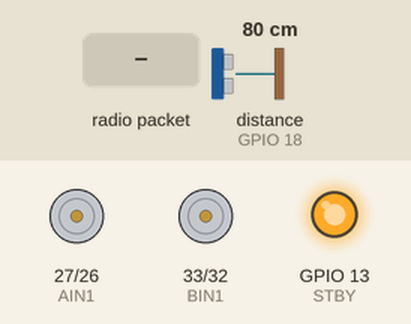
Recording of a sketch running on a simulated ESP32. On the bench: motor-driver pin pairs drawn as motors (green arrow = first pin HIGH = forward, orange = second pin HIGH = backward, longer = more drive, scaled by the enable pin, stopped while the standby pin is LOW), output pins drawn as LEDs (lit = HIGH). The inputs (shaded band) are chosen by the test bench; at power-on: distance to the obstacle (sensor on GPIO 18) 80 cm. The echo pulse lasts 58.3 µs per cm; pins used as bus, display or sensor lines are not drawn; what the sketch prints to the serial monitor is not drawn.

Above: at 1.2 s.
1.3 s: radio packet "1" arrives
At 1.45 s:
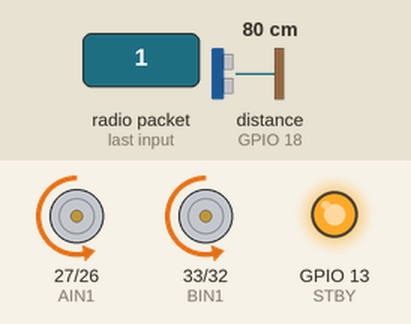
Timing chart, 0 to 4.3 s (numbered marks = the images above; inputs shaded):
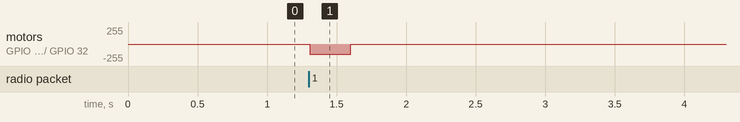

Measured:
- after the input at 1.3 s, motor on GPIO 27 (AIN1) / GPIO 26 (AIN2), motor on GPIO 33 (BIN1) / GPIO 32 (BIN2): stopped → backward 150/255 at once, → stopped 0.30 s later

The sketch:

robot_code.ino
```cpp
#include <esp_now.h>
#include <WiFi.h>

#define AIN1 27
#define AIN2 26
#define PWMA 25
#define BIN1 33
#define BIN2 32
#define PWMB 14
#define STBY 13
#define TRIG 5
#define ECHO 18
#define SAFE_DIST 20
#define SPEED 150
#define TIMEOUT 300

typedef struct { int x; int y; } JoyData;
JoyData data;
unsigned long lastRecv = 0;

long getDist() {
  digitalWrite(TRIG, LOW); delayMicroseconds(2);
  digitalWrite(TRIG, HIGH); delayMicroseconds(10);
  digitalWrite(TRIG, LOW);
  long d = pulseIn(ECHO, HIGH, 30000);
  return d ? d * 0.034 / 2 : 999;
}

void stop() { digitalWrite(AIN1,0);digitalWrite(AIN2,0);digitalWrite(BIN1,0);digitalWrite(BIN2,0); }
void fwd()  { digitalWrite(AIN1,0);digitalWrite(AIN2,1);analogWrite(PWMA,SPEED);digitalWrite(BIN1,0);digitalWrite(BIN2,1);analogWrite(PWMB,SPEED); }
void bwd()  { digitalWrite(AIN1,1);digitalWrite(AIN2,0);analogWrite(PWMA,SPEED);digitalWrite(BIN1,1);digitalWrite(BIN2,0);analogWrite(PWMB,SPEED); }
void left() { digitalWrite(AIN1,1);digitalWrite(AIN2,0);analogWrite(PWMA,SPEED);digitalWrite(BIN1,0);digitalWrite(BIN2,1);analogWrite(PWMB,SPEED); }
void right(){ digitalWrite(AIN1,0);digitalWrite(AIN2,1);analogWrite(PWMA,SPEED);digitalWrite(BIN1,1);digitalWrite(BIN2,0);analogWrite(PWMB,SPEED); }

void onRecv(const uint8_t *mac, const uint8_t *in, int len) {
  memcpy(&data, in, sizeof(data));
  lastRecv = millis();
  bool obs = getDist() < SAFE_DIST;
  if      (data.y < 1500) { obs ? stop() : fwd(); }
  else if (data.y > 2500) bwd();
  else if (data.x < 1500) left();
  else if (data.x > 2500) right();
  else stop();
}

void setup() {
  Serial.begin(115200);
  pinMode(AIN1,OUTPUT);pinMode(AIN2,OUTPUT);pinMode(PWMA,OUTPUT);
  pinMode(BIN1,OUTPUT);pinMode(BIN2,OUTPUT);pinMode(PWMB,OUTPUT);
  pinMode(STBY,OUTPUT);digitalWrite(STBY,1);
  pinMode(TRIG,OUTPUT);pinMode(ECHO,INPUT);
  WiFi.mode(WIFI_STA);
  esp_now_init();
  esp_now_register_recv_cb(onRecv);
  Serial.println("Ready");
}

void loop() { if(millis()-lastRecv>TIMEOUT) stop(); }
```
